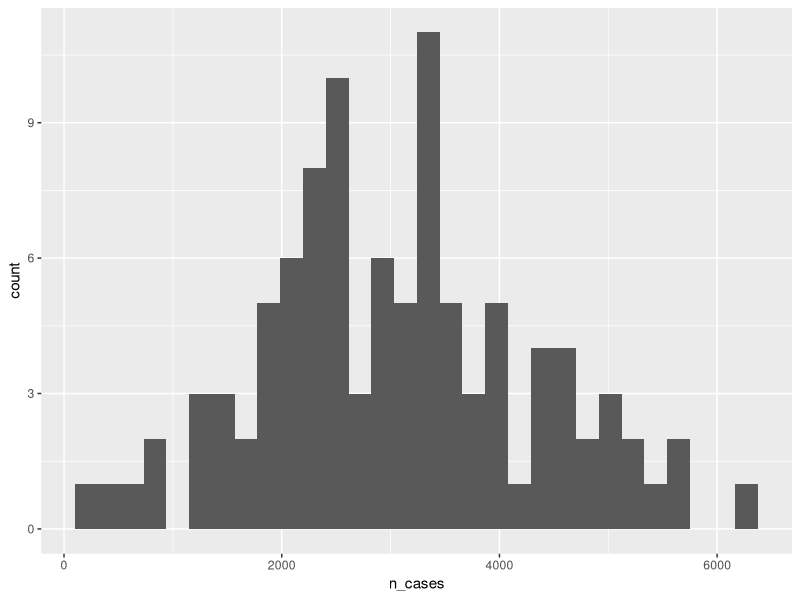
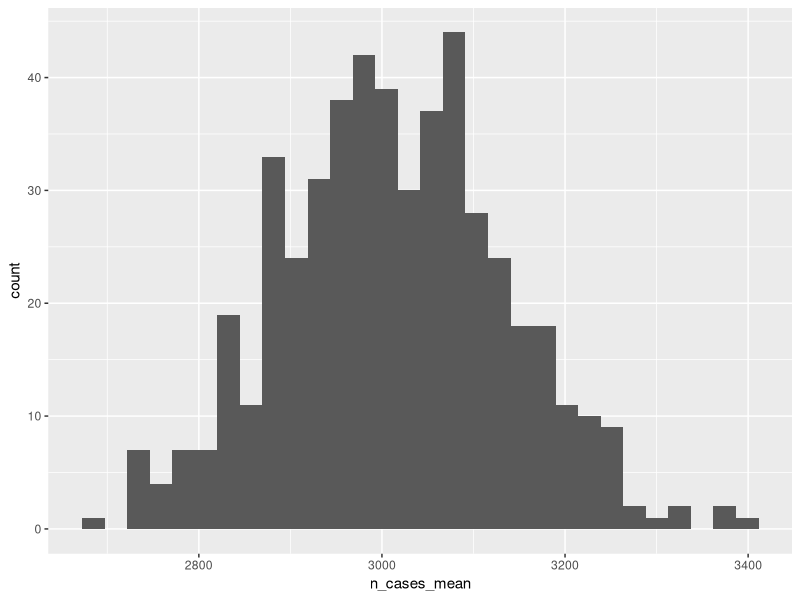
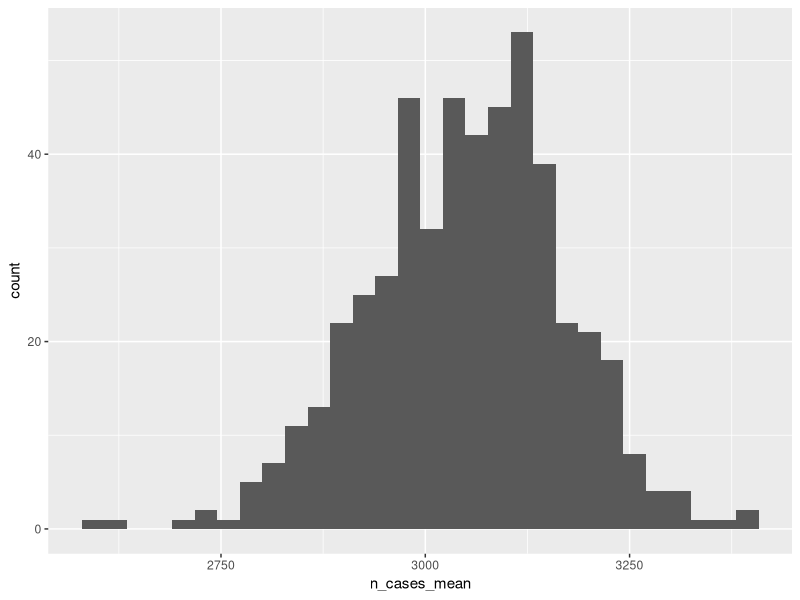

The R script that drew these images, in order:
#Working script corresponding to
#~docs/5-monte-carlo-boot-purrr.Rmd

## Monte carlo simulation - one dataset--------
library(tidyverse)
library(truncnorm)
set.seed(11)#set the seed so this dataset is always the same.
monte_carlo_sim_frozen = 1:100 %>% 
  as_tibble() %>% 
  rename(county_id = value) %>% 
  mutate(
    state = 1,
    pop = rpois(n=n(), lambda=10000), #poisson dist. mean = var=1000
    dem = rbinom(n=n(), size=1, prob =.5), #binomial dist.
    prev = rtruncnorm( #truncated normal so prevalence is bounded by 0,1
      n=n(), 
      a=0, 
      b=1,
      mean=0.05+(pop/50000)+(dem/10),
      sd=0.05 +(pop/200000)+(dem/40)),
    n_cases = as.integer(pop*prev),
  )

monte_carlo_sim_frozen

#assess correlation
cor(monte_carlo_sim_frozen$pop,
    monte_carlo_sim_frozen$prev)

#What is the mean and standard deviation number of cases per county in the "frozen" dataset?
monte_carlo_sim_frozen %>% 
  group_by(state) %>% 
  summarise(
    n_cases_mean = mean(n_cases),
    n_cases_sd = sd(n_cases)) %>% 
  ungroup()

monte_carlo_sim_frozen %>% 
  ggplot(aes(n_cases))+
  geom_histogram()

## Define a function for replications--------
monte_carlo_sim_fun = function(rep_id_val){
  monte_carlo_sim_df = 1:100 %>% 
    as_tibble() %>% 
    rename(county_id = value) %>% 
    mutate(
      state = 1,
      pop = rpois(n=n(), lambda=10000), #mean = var=1000
      dem = rbinom(n=n(), size=1, prob =.5),
      prev = rtruncnorm(
        n=n(), 
        a=0, 
        b=1,
        mean=0.05+(pop/50000)+(dem/10),
        sd=0.05 +(pop/200000)+(dem/40)),
      n_cases = as.integer(pop*prev),
      rep_id = rep_id_val  #add replication ID
    )
}

#run one iteration
monte_carlo_sim_once = monte_carlo_sim_fun(rep_id_val = 5)
monte_carlo_sim_once
nrow(monte_carlo_sim_once)

#run function lots of times

rep_id_val_list = 1:500
rep_id_val_list
class(rep_id_val_list)

library(purrr) #make sure it's attached
set.seed(NULL) #allow it to vary differently each time.
monte_carlo_sim_lots  = rep_id_val_list %>% 
  map_dfr(monte_carlo_sim_fun) 

##look at results ---------
monte_carlo_sim_lots
nrow(monte_carlo_sim_lots)
n_distinct(monte_carlo_sim_lots$rep_id)

## summarize results------
monte_carlo_sim_lots %>% 
  group_by(rep_id,state) %>% 
  summarise(
    n_cases_mean = mean(n_cases),
    n_cases_sd = sd(n_cases)) %>% 
  ggplot(aes(n_cases_mean))+
  geom_histogram()

monte_carlo_sim_lots_summary = monte_carlo_sim_lots %>% 
  group_by(rep_id,state) %>% #group by both rep id and state
  summarise(
    n_cases_mean = mean(n_cases),
    n_cases_sd = sd(n_cases)) %>% 
  group_by(state) %>% #now collapse over rep id
  summarise(
    n_cases_mean_ll = quantile(n_cases_mean, probs = 0.025, na.rm=TRUE),
    n_cases_mean_med = quantile(n_cases_mean, probs = 0.5, na.rm=TRUE),
    n_cases_mean_ul = quantile(n_cases_mean, probs = 0.975, na.rm=TRUE)
  ) %>% 
  ungroup() %>% 
  mutate(simulation_type = "monte-carlo")

monte_carlo_sim_lots_summary

# Bootstrap-------

## Take one sample
monte_carlo_sim_one_boot = monte_carlo_sim_frozen %>% 
  slice_sample(prop=1,replace=TRUE)
monte_carlo_sim_one_boot

nrow(monte_carlo_sim_one_boot)
n_distinct(monte_carlo_sim_one_boot$county_id)

## Define a function to take lots of samples
boot_fun = function(rep_id_val){
  monte_carlo_sim_boot = monte_carlo_sim_frozen %>% 
    slice_sample(prop=1,replace=TRUE) %>% 
    mutate(rep_id = rep_id_val) #to keep track of reps
}

boot_lots  = rep_id_val_list %>% 
  map_dfr(boot_fun) 

## summarize results---
boot_lots

boot_lots %>% 
  group_by(rep_id,state) %>% 
  summarise(
    n_cases_mean = mean(n_cases),
    n_cases_sd = sd(n_cases)) %>% 
  ggplot(aes( n_cases_mean))+
  geom_histogram()

boot_lots_summary = boot_lots %>% 
  group_by(rep_id,state) %>% #group by both rep id and state
  summarise(
    n_cases_mean = mean(n_cases),
    n_cases_sd = sd(n_cases)) %>% 
  group_by(state) %>% #now collapse over rep id
  summarise(
    n_cases_mean_ll = quantile(n_cases_mean, probs = 0.025, na.rm=TRUE),
    n_cases_mean_med = quantile(n_cases_mean, probs = 0.5, na.rm=TRUE),
    n_cases_mean_ul = quantile(n_cases_mean, probs = 0.975, na.rm=TRUE)
  ) %>% 
  ungroup() %>% 
  mutate(simulation_type = "bootstrap")

boot_lots_summary

#How well did bootstrapping do?
monte_carlo_sim_lots_summary %>% 
  bind_rows(boot_lots_summary)
